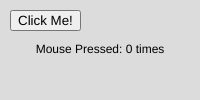
Frame 1 (no input)
Frame 60 (no input): identical to frame 1, image omitted
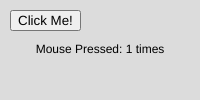
Frame 120 (the mouse pressed at the canvas centre since frame 60)

The p5.js sketch that drew these frames (run headless with seeded random() and noise() and a simulated clock; from frame 60 on, the mouse is pressed at the canvas centre):

// p5.js sketch
// ── sketch.js
var pressed = 0;
var name;

function setup() {
  createCanvas(200, 100);
  textAlign(CENTER, CENTER);
  
  const b = createButton('Click Me!');
  b.position(10,10);
  b.mousePressed(() => {
    name = prompt('What is your Name?');
  })
}

function draw() {
  background(220);

  text(`Mouse Pressed: ${pressed} times`, width / 2, height / 2);
  
  if (name)
    text(`Welcome, ${name}!`, width / 2, height * 3 / 4);
}

function mousePressed() {
  pressed++;
}
